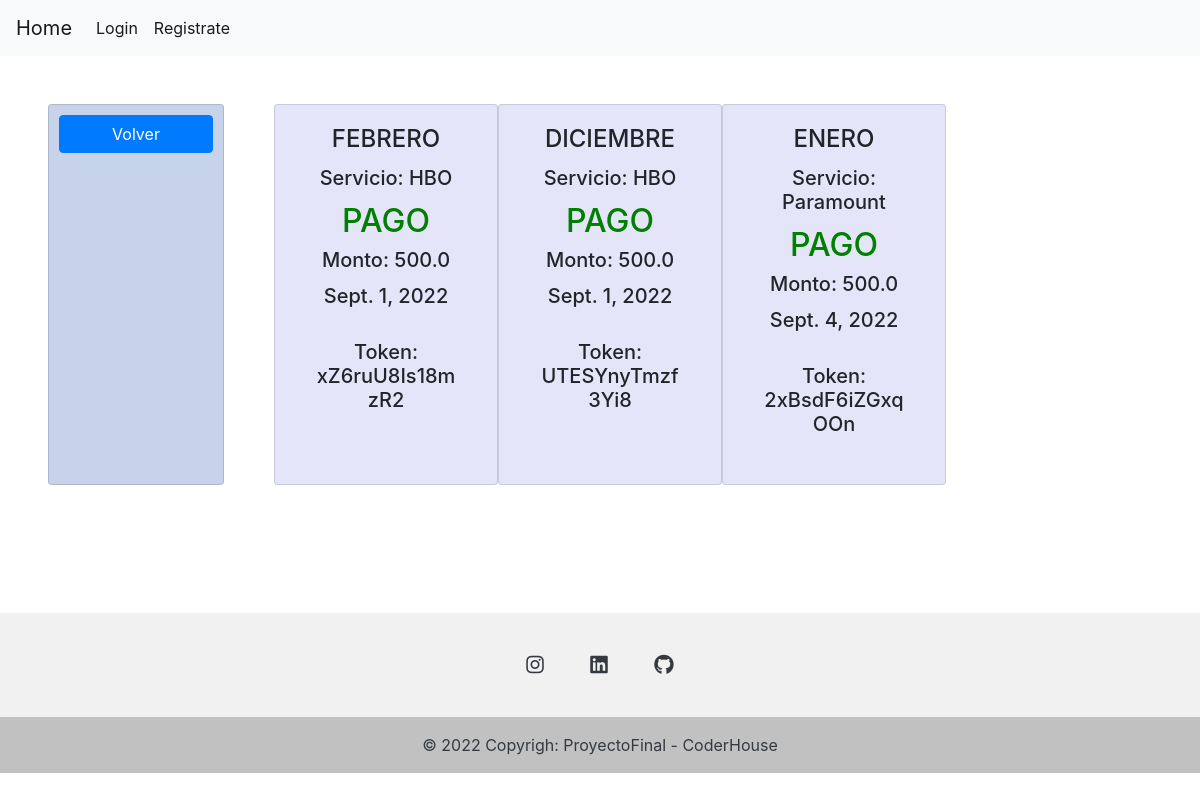
/usuarios/ver-pagos/, run on the app's committed database.
### Servicios/models.py (models this page shows, shortened)
class Meses(models.Model):
    nombre = models.CharField(max_length=40,null=True,blank=True)
    precio=models.FloatField()
    pagado=models.BooleanField(default=False)
    fecha= models.DateField (auto_now=False,null=True,blank=True)
    aleatorio = models.CharField(max_length=40,null=True,blank=True)
    MesesServicio=models.ForeignKey(Servicios, on_delete=models.CASCADE, related_name="MesesServicio",blank=True, null=True)
    class Meta:
        verbose_name = 'Mes'
        verbose_name_plural = 'Meses'

class Servicios(models.Model):
    servicio = models.CharField(max_length=40)
    precio = models.FloatField()
    descripcion =  models.CharField(max_length=40)
    habilitar = models.BooleanField(default=False)
    def __str__(self):
        return self.servicio
    class Meta:
        verbose_name = 'Servicio'
        verbose_name_plural = 'Servicios'

### Servicios/views.py (the view)
# urls.py: path('ver-pagos/', ver_pagos, name='buscar-mes'),
def ver_pagos(request):
    data=Meses.objects.all()
    data2=Servicios.objects.all()
    context={"meses": data, "servicios": data2}
    return render(request, 'ver-pagos.html', context=context)

### templates/ver-pagos.html (shortened to what this page needs)
{% extends "login.html" %}
    {% block body %}
    <div class="container text-center m-5" style="height: 100%">
        <div class="row" style="height: auto">
            <div class="card" style="width: 11rem;background-color:rgba(36, 85, 175, 0.253) ; ">
                <a href="/usuarios/administrador/" style="margin: 10px" class="btn btn-primary ">Volver</a>
            </div>
            <div class="col-10">
                <div class="row">
                    <div style="margin-left: 50px;" class="row" style="height: 800px;">
                        {% for mes in meses %}
                        {% if mes.pagado %}
                        <div class="card" style="width: 14rem;background-color:rgba(38, 41, 209, 0.116) ; ">
                            <div class="card-body">
                                <h4 class="card-title">{{mes.nombre}}</h4>
                                <h5 class="card-title">Servicio: {{mes.MesesServicio}}</h5>
                                <h2 style="color: green">PAGO</h2>
                                <h5 class="card-title">Monto: {{mes.precio}}</h5>
                                <h5 class="card-title">{{mes.fecha}}</h5>
                                <h5 class="card-body">Token: {{mes.aleatorio}}</h5>
                            </div>
                        </div>
                        {% endif %}
                        {% endfor %}
                    </div>
                </div>
            </div>
        </div>
    </div>
</body>
</html>
{% endblock %}

### data on the page
Meses: nombre "FEBRERO", MesesServicio "HBO", precio "500.0", fecha "Sept. 1, 2022", aleatorio "xZ6ruU8Is18mzR2"
Meses: nombre "DICIEMBRE", MesesServicio "HBO", precio "500.0", fecha "Sept. 1, 2022", aleatorio "UTESYnyTmzf3Yi8"
Meses: nombre "ENERO", MesesServicio "Paramount", precio "500.0", fecha "Sept. 4, 2022", aleatorio "2xBsdF6iZGxqOOn"
